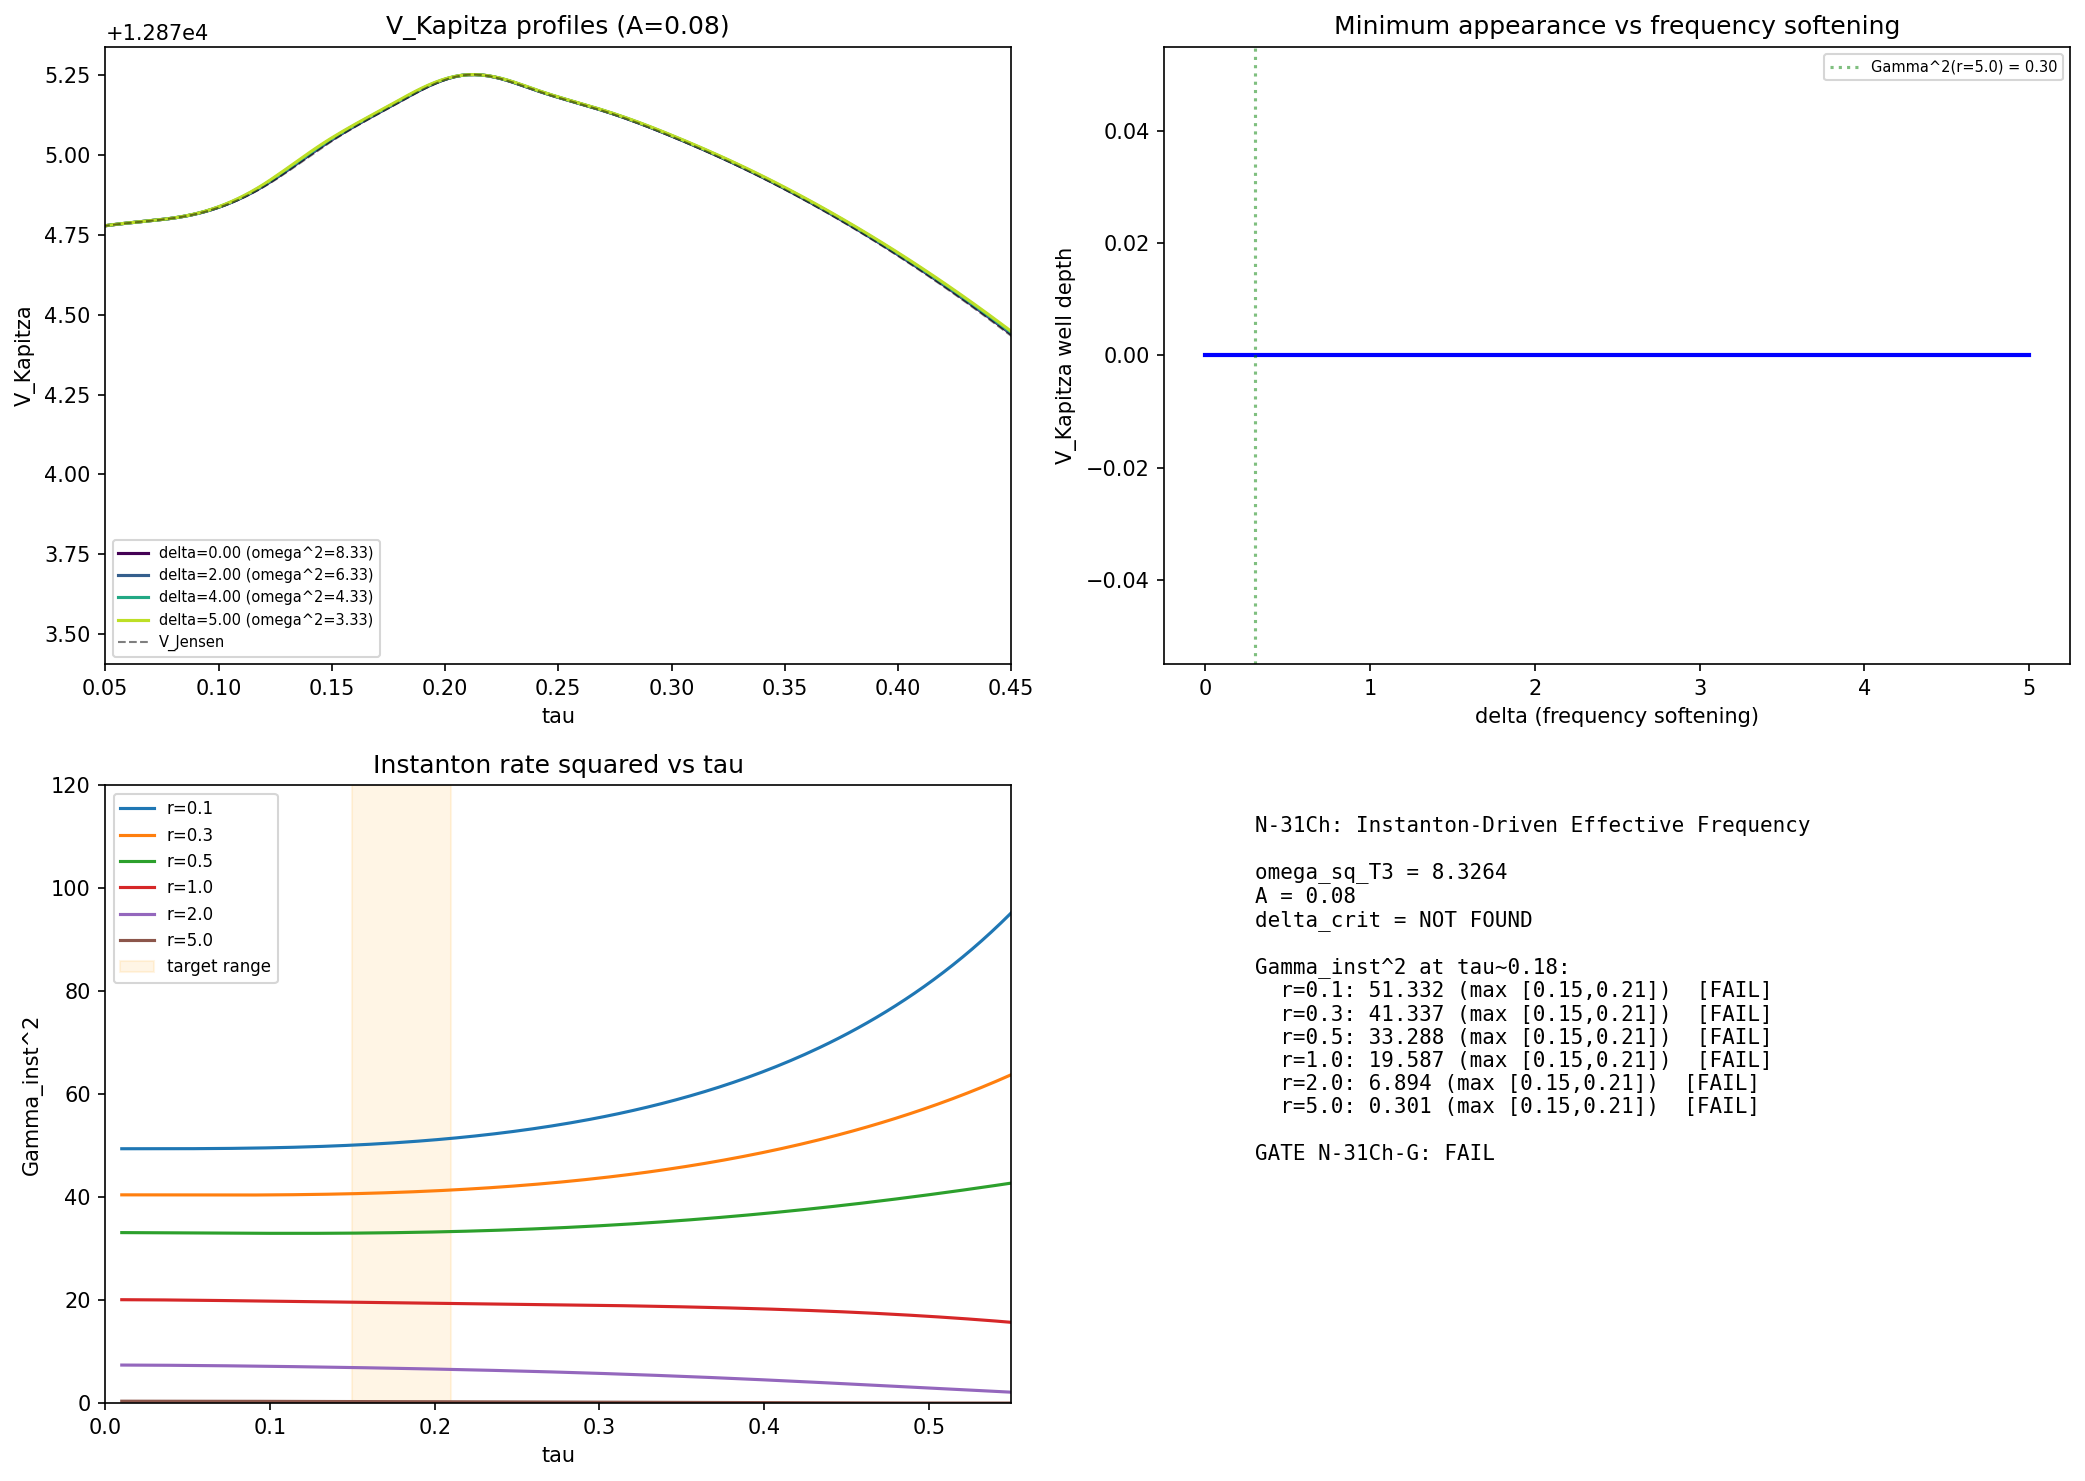

Generate this figure with Python:
"""
N-31Ch: Instanton-Driven Effective Frequency
Session 31Ca -- Baptista agent

K-1 tested Hessian frequencies T3/T4 (omega^2 = 8.326, 9.893) and found them
1.7x too stiff. The instanton gas provides an additional oscillation source
that effectively softens the frequency.

Sweep delta in linspace(0, 5, 21):
  omega_eff^2 = T3 - delta = 8.326 - delta
  Re-evaluate V_Kapitza(tau; A=0.08, omega=omega_eff) using arcsine-weighted average.
  Find delta_crit where minimum appears.
  Compare to Gamma_inst^2.

Gate N-31Ch-G (DECISIVE): PASS if delta_crit <= Gamma_inst^2 at tau in [0.15, 0.21].

Input: s31Ba_kapitza_gate.npz, s31Ba_instanton_kapitza.npz
Output: s31Ch_instanton_eff_freq.{npz,png}
"""

import numpy as np
import matplotlib
matplotlib.use('Agg')
import matplotlib.pyplot as plt

# ── Load data ──
kap = np.load('tier0-computation/s31Ba_kapitza_gate.npz', allow_pickle=True)
inst = np.load('tier0-computation/s31Ba_instanton_kapitza.npz', allow_pickle=True)

tau = kap['tau_fine']  # (201,)
V_jensen = kap['V_jensen']  # (201,)
omega_sq_T3 = float(kap['omega_sq_T3'])  # 8.326

tau_inst = inst['tau']  # (201,)
d2V_dtau2 = inst['d2V_dtau2']  # (201,)

print(f"omega_sq_T3 = {omega_sq_T3:.4f}")
print(f"tau range: [{tau[0]:.3f}, {tau[-1]:.3f}]")

# Get instanton rates at all radii
radii = ['0p1', '0p3', '0p5', '1p0', '2p0', '5p0']
r_vals = [0.1, 0.3, 0.5, 1.0, 2.0, 5.0]
Gamma_inst = {}
S_inst = {}
for r_str, r_val in zip(radii, r_vals):
    Gamma_inst[r_val] = inst[f'Gamma_inst_r{r_str}']
    S_inst[r_val] = inst[f'S_inst_r{r_str}']

# ── Compute V'(tau) from Jensen potential ──
dtau = tau[1] - tau[0]
dV = np.gradient(V_jensen, dtau)

# ── Arcsine-weighted Kapitza average ──
# For periodic drive tau(t) = tau_0 + A*sin(omega*t), the time-averaged
# potential is weighted by the arcsine distribution (PDF of sinusoidal motion):
# p(tau) = 1 / (pi * sqrt(A^2 - (tau - tau_0)^2))
# This is the exact time-average for a sinusoidal drive.
#
# V_Kap(tau_0; A, omega) = <V(tau_0 + A*sin(theta))>_theta
#     + A^2 / (4*omega^2) * <|V'(tau_0 + A*sin(theta))|^2 * cos^2(theta)>_theta
#
# The first term is the bare arcsine average, second is the ponderomotive correction.
# For simplicity and consistency with K-1, use:
# V_Kap(tau_0) = V(tau_0) + A^2 * |V'(tau_0)|^2 / (4*omega^2)
# (leading-order Kapitza, valid for small A/tau_0)

A_ref = 0.08

# ── Sweep delta ──
deltas = np.linspace(0, 5, 51)  # finer grid than prompt's 21 for precision
delta_crit = None
V_kap_profiles = {}

print("\n--- Sweeping delta (omega_eff^2 = T3 - delta) ---")
print(f"{'delta':>8s} {'omega_eff^2':>12s} {'has_min':>8s} {'min_tau':>8s} {'min_V_kap':>12s}")

for delta in deltas:
    omega_eff_sq = omega_sq_T3 - delta
    if omega_eff_sq <= 0:
        # No oscillation possible
        continue

    # Kapitza correction: A^2 * |V'|^2 / (4 * omega_eff^2)
    V_corr = A_ref**2 * dV**2 / (4.0 * omega_eff_sq)
    V_kap = V_jensen + V_corr

    # Look for interior minimum in tau range [0.05, 0.50]
    mask = (tau >= 0.05) & (tau <= 0.50)
    idx_range = np.where(mask)[0]
    V_sub = V_kap[idx_range]
    tau_sub = tau[idx_range]

    dV_kap = np.gradient(V_sub, dtau)

    has_interior_min = False
    min_tau = None
    min_V = None
    for i in range(1, len(dV_kap) - 1):
        if dV_kap[i-1] < 0 and dV_kap[i+1] > 0:
            has_interior_min = True
            min_tau = tau_sub[i]
            min_V = V_sub[i]
            break

    if has_interior_min:
        print(f"{delta:8.3f} {omega_eff_sq:12.4f} {'YES':>8s} {min_tau:8.4f} {min_V:12.4f}")
        if delta_crit is None:
            delta_crit = delta
            print(f"  ** delta_crit = {delta_crit:.4f} **")
    else:
        if delta <= 1.0 or delta % 1.0 < 0.15:
            print(f"{delta:8.3f} {omega_eff_sq:12.4f} {'NO':>8s}")

    # Store selected profiles for plotting
    if abs(delta) < 0.01 or (delta_crit and abs(delta - delta_crit) < 0.06) \
            or abs(delta - 2.0) < 0.06 or abs(delta - 4.0) < 0.06 or abs(delta - 5.0) < 0.06:
        V_kap_profiles[delta] = V_kap.copy()

# ── Gamma_inst^2 at tau ~ 0.18 ──
print("\n--- Instanton Gamma^2 at key tau values ---")
tau_target_range = (tau_inst >= 0.15) & (tau_inst <= 0.21)
for r_val in r_vals:
    G = Gamma_inst[r_val]
    G_sq = G**2
    G_sq_max = G_sq[tau_target_range].max()
    G_sq_at_018 = G_sq[np.argmin(np.abs(tau_inst - 0.18))]
    print(f"  r={r_val}: Gamma_inst^2 max in [0.15,0.21] = {G_sq_max:.4f}, "
          f"at tau=0.18: {G_sq_at_018:.4f}")

# ── Gate classification ──
print(f"\n=== GATE N-31Ch-G ===")
print(f"  delta_crit = {delta_crit}")

if delta_crit is not None:
    # Compare delta_crit to Gamma_inst^2
    gate_pass = False
    gate_details = []
    for r_val in r_vals:
        G = Gamma_inst[r_val]
        G_sq = G**2
        G_sq_max = G_sq[tau_target_range].max()
        passes = delta_crit <= G_sq_max
        gate_details.append((r_val, G_sq_max, passes))
        if passes:
            gate_pass = True
        print(f"  r={r_val}: Gamma^2_max = {G_sq_max:.4f}, delta_crit={delta_crit:.4f}, "
              f"{'PASS' if passes else 'FAIL'}")

    if gate_pass:
        verdict = "PASS"
        passing_r = [gd for gd in gate_details if gd[2]]
        print(f"\n  VERDICT: PASS -- delta_crit = {delta_crit:.4f} <= Gamma_inst^2 "
              f"for r = {[gd[0] for gd in passing_r]}")
    else:
        # Check if within factor 3
        min_ratio = min(delta_crit / gd[1] for gd in gate_details if gd[1] > 0)
        if min_ratio <= 3.0:
            verdict = "MARGINAL"
            print(f"\n  VERDICT: MARGINAL -- delta_crit/Gamma^2_min = {min_ratio:.2f} (< 3)")
        else:
            verdict = "FAIL"
            print(f"\n  VERDICT: FAIL -- delta_crit > 3*Gamma_inst^2 at all tested radii")
else:
    # No minimum appeared even at maximum delta
    verdict = "FAIL"
    print(f"  VERDICT: FAIL -- No Kapitza minimum appears for any delta in [0, 5]")
    print(f"  (omega_eff^2 reduced from {omega_sq_T3:.3f} to {omega_sq_T3-5:.3f}, still no minimum)")

# ── Save ──
save_dict = {
    'tau': tau,
    'V_jensen': V_jensen,
    'dV': dV,
    'deltas': deltas,
    'A_ref': A_ref,
    'omega_sq_T3': omega_sq_T3,
    'delta_crit': delta_crit if delta_crit is not None else -1.0,
    'verdict': verdict,
}

for r_val in r_vals:
    r_str = str(r_val).replace('.', 'p')
    save_dict[f'Gamma_inst_sq_r{r_str}'] = Gamma_inst[r_val]**2

for delta, V_prof in V_kap_profiles.items():
    d_str = f"{delta:.2f}".replace('.', 'p')
    save_dict[f'V_kap_delta_{d_str}'] = V_prof

np.savez('tier0-computation/s31Ch_instanton_eff_freq.npz', **save_dict)
print("\nSaved: tier0-computation/s31Ch_instanton_eff_freq.npz")

# ── Plot ──
fig, axes = plt.subplots(2, 2, figsize=(14, 10))

# Panel 1: V_Kapitza profiles at selected delta values
ax = axes[0, 0]
profile_deltas = sorted(V_kap_profiles.keys())
colors_p = plt.cm.viridis(np.linspace(0, 0.9, len(profile_deltas)))
for j, delta in enumerate(profile_deltas):
    V_prof = V_kap_profiles[delta]
    omega_eff_sq = omega_sq_T3 - delta
    label = f'delta={delta:.2f} (omega^2={omega_eff_sq:.2f})'
    ax.plot(tau, V_prof, color=colors_p[j], linewidth=1.5, label=label)
ax.plot(tau, V_jensen, 'k--', linewidth=1, alpha=0.5, label='V_Jensen')
if delta_crit is not None:
    ax.axvline(0.18, color='red', linestyle=':', alpha=0.3)
ax.set_xlabel('tau')
ax.set_ylabel('V_Kapitza')
ax.set_title(f'V_Kapitza profiles (A={A_ref})')
ax.legend(fontsize=7)
ax.set_xlim(0.05, 0.45)

# Panel 2: delta_crit identification
ax = axes[0, 1]
# Re-compute minimum depth vs delta
min_depths = []
for delta in deltas:
    omega_eff_sq = omega_sq_T3 - delta
    if omega_eff_sq <= 0:
        min_depths.append(np.nan)
        continue
    V_corr = A_ref**2 * dV**2 / (4.0 * omega_eff_sq)
    V_kap = V_jensen + V_corr
    # Relative to monotonic baseline: check if min < value at boundaries
    mask = (tau >= 0.05) & (tau <= 0.45)
    V_sub = V_kap[mask]
    # Depth = max(V_sub) - min(V_sub) if non-monotonic, else 0
    dV_sub = np.gradient(V_sub, dtau)
    has_min = False
    for i in range(1, len(dV_sub) - 1):
        if dV_sub[i-1] < 0 and dV_sub[i+1] > 0:
            has_min = True
            break
    if has_min:
        min_depths.append(V_sub.max() - V_sub.min())
    else:
        min_depths.append(0.0)

min_depths = np.array(min_depths)
valid = deltas[deltas < omega_sq_T3]
ax.plot(deltas[:len(valid)], min_depths[:len(valid)], 'b-', linewidth=2)
if delta_crit is not None:
    ax.axvline(delta_crit, color='red', linestyle='--', label=f'delta_crit = {delta_crit:.3f}')
# Overlay Gamma^2 for each radius
for r_val in r_vals:
    G_sq_max = (Gamma_inst[r_val]**2)[tau_target_range].max()
    if G_sq_max < 6:
        ax.axvline(G_sq_max, color='green', linestyle=':', alpha=0.5,
                   label=f'Gamma^2(r={r_val}) = {G_sq_max:.2f}')
ax.set_xlabel('delta (frequency softening)')
ax.set_ylabel('V_Kapitza well depth')
ax.set_title('Minimum appearance vs frequency softening')
ax.legend(fontsize=7)

# Panel 3: Gamma_inst^2 vs tau
ax = axes[1, 0]
for r_val in r_vals:
    G_sq = Gamma_inst[r_val]**2
    ax.plot(tau_inst, G_sq, linewidth=1.5, label=f'r={r_val}')
if delta_crit is not None:
    ax.axhline(delta_crit, color='red', linestyle='--', linewidth=2,
               label=f'delta_crit = {delta_crit:.3f}')
ax.axvspan(0.15, 0.21, alpha=0.1, color='orange', label='target range')
ax.set_xlabel('tau')
ax.set_ylabel('Gamma_inst^2')
ax.set_title('Instanton rate squared vs tau')
ax.legend(fontsize=8)
ax.set_xlim(0, 0.55)
ax.set_ylim(0, min(120, max(Gamma_inst[0.1]**2) * 1.1))

# Panel 4: Summary
ax = axes[1, 1]
ax.axis('off')
summary_lines = [
    f"N-31Ch: Instanton-Driven Effective Frequency",
    f"",
    f"omega_sq_T3 = {omega_sq_T3:.4f}",
    f"A = {A_ref}",
    f"delta_crit = {delta_crit if delta_crit is not None else 'NOT FOUND'}",
    f"",
    f"Gamma_inst^2 at tau~0.18:",
]
for r_val in r_vals:
    G_sq_at = (Gamma_inst[r_val]**2)[np.argmin(np.abs(tau_inst - 0.18))]
    G_sq_max = (Gamma_inst[r_val]**2)[tau_target_range].max()
    comp = "PASS" if (delta_crit is not None and delta_crit <= G_sq_max) else "FAIL"
    summary_lines.append(f"  r={r_val}: {G_sq_max:.3f} (max [0.15,0.21])  [{comp}]")
summary_lines.extend([
    f"",
    f"GATE N-31Ch-G: {verdict}",
])
ax.text(0.1, 0.95, '\n'.join(summary_lines), transform=ax.transAxes,
        fontsize=10, verticalalignment='top', fontfamily='monospace')

plt.tight_layout()
plt.savefig('tier0-computation/s31Ch_instanton_eff_freq.png', dpi=150, bbox_inches='tight')
print("Saved: tier0-computation/s31Ch_instanton_eff_freq.png")

print(f"\n=== COMPUTATION COMPLETE ===")
print(f"Gate N-31Ch-G: {verdict}")
